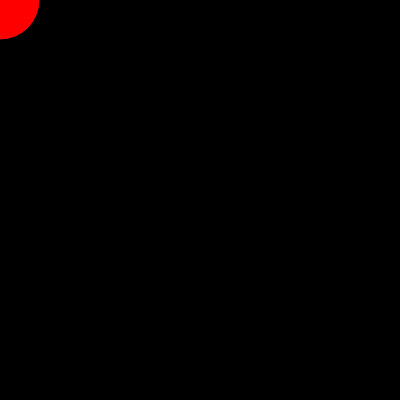
Frame 1 (no input)
Frame 60 (no input): identical to frame 1, image omitted
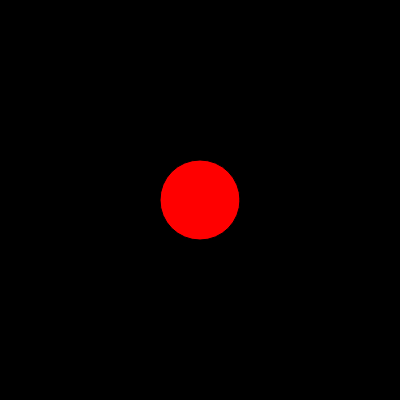
Frame 120 (the mouse pressed at the canvas centre since frame 60)

The p5.js sketch that drew these frames (run headless with seeded random() and noise() and a simulated clock; from frame 60 on, the mouse is pressed at the canvas centre):

// p5.js sketch
// ── sketch.js
// set up canvas with size
function setup() {
  createCanvas(400, 400);
}

// Hold A Ball, basically
function draw() {
  background(0);
  fill(255, 0, 0);
  ellipse(mouseX, mouseY, 80, 80);
}
